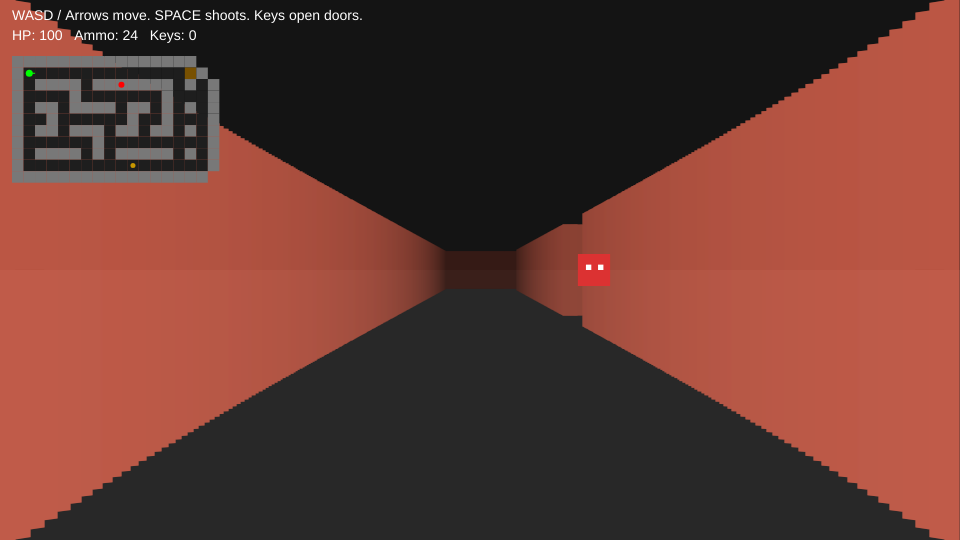
Frame 1 (no input)
Frame 60 (no input): identical to frame 1, image omitted
Frame 120 (the mouse pressed at the canvas centre since frame 60): identical to frame 1, image omitted

The p5.js sketch that drew this single still picture (run headless with seeded random() and noise() and a simulated clock; from frame 60 on, the mouse is pressed at the canvas centre):

// p5.js sketch
// ── sketch.js
let levelMap = [
  "1111111111111111",
  "1P0000000000000D1",
  "101111011111110101",
  "100001000000010001",
  "101101111011010101",
  "100100000010010001",
  "101101110110110101",
  "100000010000000001",
  "101111010111110101",
  "1000000000K0000001",
  "11111111111111111"
];

let tileSize = 64;
let fov = Math.PI / 3;
let depth = 1000;
let numRays;

let player;
let enemies = [];
let bullets = [];
let pickups = [];
let gameState = "play";
let shootCooldown = 0;
let hitFlash = 0;

function setup() {
  createCanvas(960, 540);
  numRays = width;

  for (let y = 0; y < levelMap.length; y++) {
    for (let x = 0; x < levelMap[y].length; x++) {
      let c = levelMap[y][x];
      if (c === "P") {
        player = {
          x: x * tileSize + tileSize / 2,
          y: y * tileSize + tileSize / 2,
          angle: 0,
          hp: 100,
          ammo: 24,
          keys: 0,
          moveSpeed: 2.3,
          rotSpeed: 0.045
        };
        levelMap[y] = levelMap[y].substring(0, x) + "0" + levelMap[y].substring(x + 1);
      } else if (c === "E") {
        enemies.push({ x: x * tileSize + 32, y: y * tileSize + 32, hp: 3, alive: true, cooldown: 0 });
        levelMap[y] = levelMap[y].substring(0, x) + "0" + levelMap[y].substring(x + 1);
      } else if (c === "A") {
        pickups.push({ type: "ammo", x: x * tileSize + 32, y: y * tileSize + 32, taken: false });
        levelMap[y] = levelMap[y].substring(0, x) + "0" + levelMap[y].substring(x + 1);
      } else if (c === "H") {
        pickups.push({ type: "health", x: x * tileSize + 32, y: y * tileSize + 32, taken: false });
        levelMap[y] = levelMap[y].substring(0, x) + "0" + levelMap[y].substring(x + 1);
      } else if (c === "K") {
        pickups.push({ type: "key", x: x * tileSize + 32, y: y * tileSize + 32, taken: false });
        levelMap[y] = levelMap[y].substring(0, x) + "0" + levelMap[y].substring(x + 1);
      }
    }
  }

  if (!player) {
    player = { x: 96, y: 96, angle: 0, hp: 100, ammo: 24, keys: 0, moveSpeed: 2.3, rotSpeed: 0.045 };
  }

  if (enemies.length === 0) {
    enemies.push({ x: 9 * tileSize + 32, y: 2 * tileSize + 32, hp: 3, alive: true, cooldown: 0 });
  }
}

function draw() {
  if (gameState !== "play") {
    drawEndScreen();
    return;
  }

  background(0);
  handleInput();
  updateEnemies();
  updateBullets();
  collectPickups();
  handleDoor();
  renderScene();
  renderSprites();
  renderHUD();

  if (player.hp <= 0) gameState = "lose";
  if (enemies.every(e => !e.alive)) gameState = "win";
}

function handleInput() {
  if (keyIsDown(LEFT_ARROW) || keyIsDown(65)) player.angle -= player.rotSpeed;
  if (keyIsDown(RIGHT_ARROW) || keyIsDown(68)) player.angle += player.rotSpeed;

  let mx = 0, my = 0;
  if (keyIsDown(UP_ARROW) || keyIsDown(87)) {
    mx += cos(player.angle) * player.moveSpeed;
    my += sin(player.angle) * player.moveSpeed;
  }
  if (keyIsDown(DOWN_ARROW) || keyIsDown(83)) {
    mx -= cos(player.angle) * player.moveSpeed;
    my -= sin(player.angle) * player.moveSpeed;
  }

  movePlayer(mx, 0);
  movePlayer(0, my);

  shootCooldown = max(0, shootCooldown - 1);
  if (keyIsDown(32) && shootCooldown === 0) {
    shoot();
    shootCooldown = 14;
  }
}

function movePlayer(dx, dy) {
  let nx = player.x + dx;
  let ny = player.y + dy;
  if (!isWall(nx, player.y)) player.x = nx;
  if (!isWall(player.x, ny)) player.y = ny;
}

function isWall(px, py) {
  let gx = floor(px / tileSize);
  let gy = floor(py / tileSize);
  if (!levelMap[gy] || !levelMap[gy][gx]) return true;
  return levelMap[gy][gx] === "1" || levelMap[gy][gx] === "D";
}

function shoot() {
  if (player.ammo <= 0) return;
  player.ammo--;

  let best = null;
  let bestDist = 999999;

  for (let e of enemies) {
    if (!e.alive) continue;
    let dx = e.x - player.x;
    let dy = e.y - player.y;
    let dist = sqrt(dx * dx + dy * dy);
    let ang = normalizeAngle(atan2(dy, dx) - player.angle);
    if (abs(ang) < 0.12 && dist < bestDist && !rayHitsWall(player.x, player.y, e.x, e.y)) {
      best = e;
      bestDist = dist;
    }
  }

  if (best) {
    best.hp--;
    if (best.hp <= 0) best.alive = false;
  }
}

function rayHitsWall(x1, y1, x2, y2) {
  let dx = x2 - x1;
  let dy = y2 - y1;
  let steps = ceil(max(abs(dx), abs(dy)) / 8);
  for (let i = 0; i <= steps; i++) {
    let x = x1 + dx * (i / steps);
    let y = y1 + dy * (i / steps);
    if (isWall(x, y)) return true;
  }
  return false;
}

function updateEnemies() {
  for (let e of enemies) {
    if (!e.alive) continue;
    e.cooldown = max(0, e.cooldown - 1);

    let dx = player.x - e.x;
    let dy = player.y - e.y;
    let dist = sqrt(dx * dx + dy * dy);

    if (dist > 20) {
      let step = 0.65;
      let nx = e.x + (dx / dist) * step;
      let ny = e.y + (dy / dist) * step;
      if (!isWall(nx, e.y)) e.x = nx;
      if (!isWall(e.x, ny)) e.y = ny;
    }

    if (dist < 34 && e.cooldown === 0) {
      player.hp -= 8;
      e.cooldown = 45;
      hitFlash = 12;
    }
  }
  hitFlash = max(0, hitFlash - 1);
}

function updateBullets() {
}

function collectPickups() {
  for (let p of pickups) {
    if (p.taken) continue;
    let dx = p.x - player.x;
    let dy = p.y - player.y;
    if (sqrt(dx * dx + dy * dy) < 28) {
      p.taken = true;
      if (p.type === "ammo") player.ammo += 12;
      if (p.type === "health") player.hp = min(100, player.hp + 25);
      if (p.type === "key") player.keys++;
    }
  }
}

function handleDoor() {
  let gx = floor(player.x / tileSize);
  let gy = floor(player.y / tileSize);
  let frontX = floor((player.x + cos(player.angle) * 28) / tileSize);
  let frontY = floor((player.y + sin(player.angle) * 28) / tileSize);

  if (levelMap[frontY] && levelMap[frontY][frontX] === "D" && player.keys > 0) {
    levelMap[frontY] = levelMap[frontY].substring(0, frontX) + "0" + levelMap[frontY].substring(frontX + 1);
    player.keys--;
  }
}

function renderScene() {
  noStroke();
  fill(20);
  rect(0, 0, width, height / 2);
  fill(40);
  rect(0, height / 2, width, height / 2);

  for (let i = 0; i < numRays; i++) {
    let rayAngle = player.angle - fov / 2 + (i / numRays) * fov;
    let dist = castRay(rayAngle);
    dist *= cos(rayAngle - player.angle);
    let wallHeight = (tileSize * 500) / max(1, dist);
    let wallTop = height / 2 - wallHeight / 2;

    let shade = map(dist, 0, depth, 255, 35);
    shade = constrain(shade, 35, 255);

    stroke(shade, shade * 0.45, shade * 0.35);
    line(i, wallTop, i, wallTop + wallHeight);
  }

  if (hitFlash > 0) {
    fill(255, 0, 0, 40);
    rect(0, 0, width, height);
  }
}

function castRay(angle) {
  let sinA = sin(angle);
  let cosA = cos(angle);
  for (let d = 0; d < depth; d += 2) {
    let x = player.x + cosA * d;
    let y = player.y + sinA * d;
    if (isWall(x, y)) return d;
  }
  return depth;
}

function renderSprites() {
  let sprites = [];
  for (let e of enemies) if (e.alive) sprites.push({ x: e.x, y: e.y, type: "enemy" });
  for (let p of pickups) if (!p.taken) sprites.push({ x: p.x, y: p.y, type: p.type });

  sprites.sort((a, b) => dist(b.x, b.y, player.x, player.y) - dist(a.x, a.y, player.x, player.y));

  for (let s of sprites) {
    let dx = s.x - player.x;
    let dy = s.y - player.y;
    let d = sqrt(dx * dx + dy * dy);
    let ang = normalizeAngle(atan2(dy, dx) - player.angle);
    if (abs(ang) > fov / 2) continue;

    let sx = map(ang, -fov / 2, fov / 2, 0, width);
    let size = (tileSize * 260) / max(1, d);

    if (s.type === "enemy") {
      fill(220, 50, 50);
      noStroke();
      rect(sx - size / 2, height / 2 - size / 2, size, size);
      fill(255);
      rect(sx - size / 4, height / 2 - size / 6, size / 6, size / 6);
      rect(sx + size / 8, height / 2 - size / 6, size / 6, size / 6);
    } else if (s.type === "ammo") {
      fill(255, 220, 0);
      noStroke();
      ellipse(sx, height / 2, size * 0.35, size * 0.35);
    } else if (s.type === "health") {
      fill(0, 220, 0);
      noStroke();
      rect(sx - size * 0.15, height / 2 - size * 0.15, size * 0.3, size * 0.3);
      rect(sx - size * 0.05, height / 2 - size * 0.25, size * 0.1, size * 0.5);
    } else if (s.type === "key") {
      fill(200, 150, 0);
      noStroke();
      ellipse(sx, height / 2, size * 0.28, size * 0.28);
      rect(sx, height / 2, size * 0.16, size * 0.05);
    }
  }
}

function renderHUD() {
  fill(255);
  noStroke();
  textSize(14);
  text("WASD / Arrows move. SPACE shoots. Keys open doors.", 12, 20);
  text("HP: " + player.hp + "   Ammo: " + player.ammo + "   Keys: " + player.keys, 12, 40);
  drawMinimap();
}

function drawMinimap() {
  let scale = 0.18;
  let ox = 12;
  let oy = 56;

  for (let y = 0; y < levelMap.length; y++) {
    for (let x = 0; x < levelMap[y].length; x++) {
      let c = levelMap[y][x];
      if (c === "1") fill(120);
      else if (c === "D") fill(120, 80, 0);
      else fill(30);
      rect(ox + x * tileSize * scale, oy + y * tileSize * scale, tileSize * scale, tileSize * scale);
    }
  }

  for (let p of pickups) {
    if (p.taken) continue;
    fill(p.type === "ammo" ? 255 : p.type === "health" ? 0 : 200, p.type === "key" ? 150 : 220, 0);
    ellipse(ox + p.x * scale, oy + p.y * scale, 5, 5);
  }

  for (let e of enemies) {
    if (!e.alive) continue;
    fill(255, 0, 0);
    ellipse(ox + e.x * scale, oy + e.y * scale, 6, 6);
  }

  fill(0, 255, 0);
  ellipse(ox + player.x * scale, oy + player.y * scale, 7, 7);

  stroke(0, 255, 0);
  line(
    ox + player.x * scale,
    oy + player.y * scale,
    ox + (player.x + cos(player.angle) * 30) * scale,
    oy + (player.y + sin(player.angle) * 30) * scale
  );
}

function drawEndScreen() {
  background(0);
  fill(gameState === "win" ? color(0, 255, 0) : color(255, 0, 0));
  textAlign(CENTER, CENTER);
  textSize(40);
  text(gameState === "win" ? "YOU WIN" : "YOU DIED", width / 2, height / 2 - 20);
  textSize(18);
  fill(255);
  text("Refresh to play again", width / 2, height / 2 + 30);
}

function normalizeAngle(a) {
  while (a > PI) a -= TWO_PI;
  while (a < -PI) a += TWO_PI;
  return a;
}
